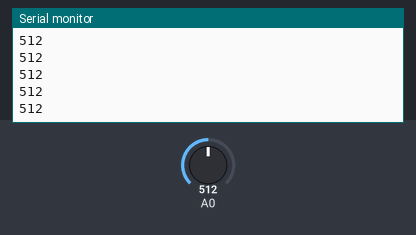
A program run on a simulated Arduino Uno, built with avr-gcc and run on an emulated ATmega328P. Shown: the last lines printed to the serial monitor. The test bench sets the inputs (shaded band); at power-on: A0 = 512.

Above: at 0.8 s.
0.9 s: A0 set to 716
At 2.0 s:
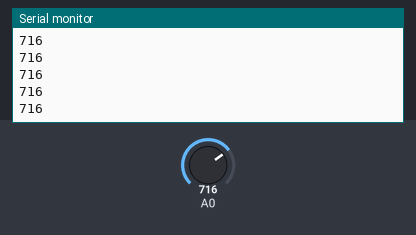
2.4 s: A0 set to 900
At 3.3 s:
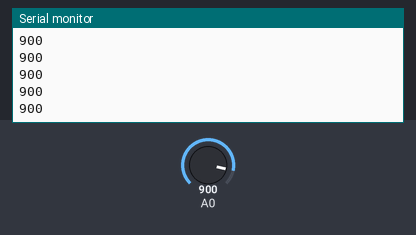
Timing chart, 0 to 5.4 s (numbered marks = the images above; inputs shaded):
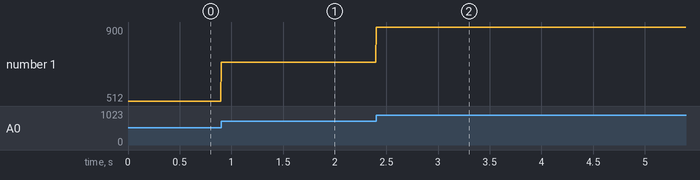

The program:

main.cpp
```cpp
#include <Arduino.h>
#include <stdint.h> // intxx_t und uintxx_t als Datentypen

int main(void)
{
  uint16_t result = 0;

  // enable ADC
  ADCSRA |= (1 << ADEN);
  // Setting the voltage reference to Arduino Input Power
  ADMUX |= (1<<REFS0);
  ADMUX &= ~(1<<REFS1);
  // ADC Frequency should be between 50kHz and 200kHz, Arduiono clock is 16MHz
  // setup the prescaler to 128 to get ADC Frequency of 16MHz/128 = 125kHz
  ADCSRA |= (1 << ADPS2) | (1 << ADPS1) | (1<<ADPS0);
  // set the ADC channel to ADC0
  ADMUX &= ~((1<<MUX3)|(1<<MUX2)|(1<<MUX1)|(1<<MUX0));
  // warmlaufen des ADC mittels "Dummy-Readout"
  // ADC starten
  ADCSRA |= (1<<ADSC);
  // wait till conversion finished
  while (ADCSRA & (1<<ADSC)) {}
  // Preparation finished

  Serial.begin(9600);

  // Start continuous conversion
  while (1)
  {
    result = 0;
    // start the conversion
    ADCSRA |= (1 << ADSC);
    // wait until it's finished
    while (ADCSRA & (1<<ADSC)) {}
    // get the result
    result = ADCW;

    Serial.print(result);
    Serial.print("\n");
    Serial.flush();
  }

  return 0;
}
```

Measured:
- after the input at 0.9 s, the serial monitor: prints a new line at once (image 1)
- after the input at 2.4 s, the serial monitor: prints a new line at once (image 2)
- plotted number 1: 512 → 716 after the input at 0.9 s, 716 → 900 after the input at 2.4 s
